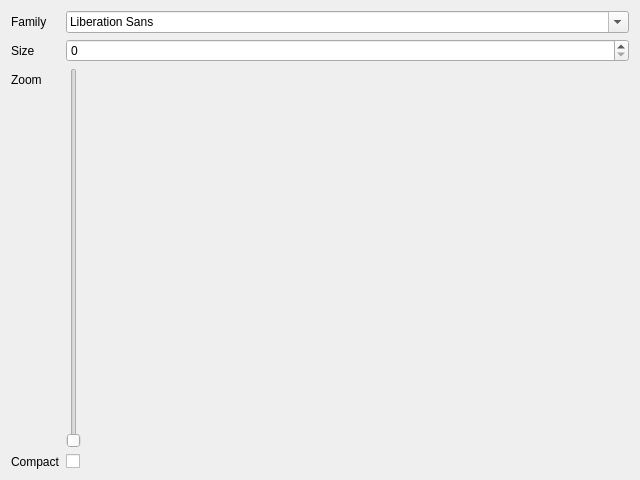
<?xml version="1.0" encoding="UTF-8"?>
<ui version="4.0">
 <class>PreferencesAppearance</class>
 <widget class="QDialog" name="PreferencesAppearance">
  <property name="geometry">
   <rect>
    <x>0</x>
    <y>0</y>
    <width>640</width>
    <height>480</height>
   </rect>
  </property>
  <property name="windowTitle">
   <string>Appearance</string>
  </property>
  <layout class="QFormLayout" name="formLayout">
   <item row="0" column="0">
    <widget class="QLabel" name="label_familyCombo">
     <property name="text">
      <string>Family</string>
     </property>
     <property name="buddy">
      <cstring>familyCombo</cstring>
     </property>
    </widget>
   </item>
   <item row="0" column="1">
    <widget class="QFontComboBox" name="familyCombo"/>
   </item>
   <item row="1" column="0">
    <widget class="QLabel" name="label_sizeEdit">
     <property name="text">
      <string>Size</string>
     </property>
     <property name="buddy">
      <cstring>sizeEdit</cstring>
     </property>
    </widget>
   </item>
   <item row="1" column="1">
    <widget class="QSpinBox" name="sizeEdit"/>
   </item>
   <item row="2" column="0">
    <widget class="QLabel" name="label_zoomSlider">
     <property name="text">
      <string>Zoom</string>
     </property>
     <property name="buddy">
      <cstring>zoomSlider</cstring>
     </property>
    </widget>
   </item>
   <item row="2" column="1">
    <widget class="QSlider" name="zoomSlider"/>
   </item>
   <item row="3" column="0">
    <widget class="QLabel" name="label_compactCheck">
     <property name="text">
      <string>Compact</string>
     </property>
     <property name="buddy">
      <cstring>compactCheck</cstring>
     </property>
    </widget>
   </item>
   <item row="3" column="1">
    <widget class="QCheckBox" name="compactCheck"/>
   </item>
  </layout>
 </widget>
 <tabstops>
  <tabstop>familyCombo</tabstop>
  <tabstop>sizeEdit</tabstop>
  <tabstop>zoomSlider</tabstop>
  <tabstop>compactCheck</tabstop>
 </tabstops>
 <resources/>
 <connections/>
</ui>
